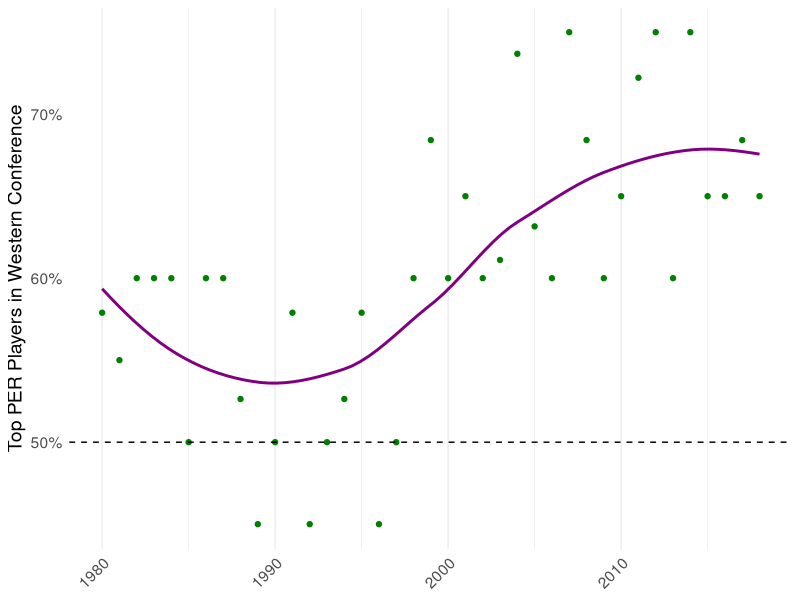
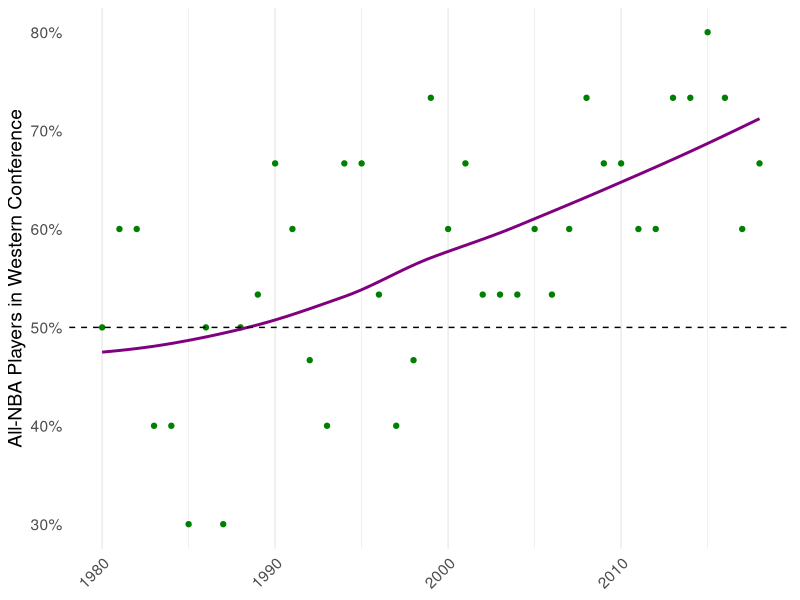

Here is the R script that generated these plots, in order:
## ---- chunk 1
library(tidyverse)
results_allnba <- read_csv("results_allnba.csv")
results_per <- read_csv("results_per.csv")
## ---- chunk 2
results_per %>% 
  filter(complete.cases(.)) %>% 
  group_by(year) %>% 
  count(conf) %>% 
  mutate(prop = n / sum(n)) %>% 
  ungroup() %>% 
  filter(conf == "W") %>% 
  ggplot(aes(x = as.numeric(year), y = prop)) +
  geom_point(color = "#008000") +
  stat_smooth(se = FALSE, method = "loess", span = 1, color = "#800080") +
  theme_minimal() +
  theme(
    axis.text.x = element_text(hjust = 1, angle = 45),
    panel.grid.major.y = element_blank(),
    panel.grid.minor.y = element_blank(),
    text = element_text(size = 14)
  ) +
  labs(x = NULL) +
  scale_y_continuous(
    name = "Top PER Players in Western Conference",
    label = function(x) paste0(x * 100, "%")
  ) +
  geom_hline(yintercept = .5, linetype = 2)
## ---- chunk 3
results_allnba %>% 
  filter(complete.cases(.)) %>% 
  group_by(year) %>% 
  filter(conf == "W") %>% 
  ggplot(aes(x = year, y = prop, group = 1)) +
  geom_point(color = "#008000") +
  stat_smooth(se = FALSE, method = "loess", span = 1, color = "#800080") +
  theme_minimal() +
  theme(
    axis.text.x = element_text(hjust = 1, angle = 45),
    panel.grid.major.y = element_blank(),
    panel.grid.minor.y = element_blank(),
    text = element_text(size = 14)
  ) +
  labs(x = NULL) +
  scale_y_continuous(
    name = "All-NBA Players in Western Conference",
    label = function(x) paste0(x * 100, "%")
  ) +
  geom_hline(yintercept = .5, linetype = 2)
